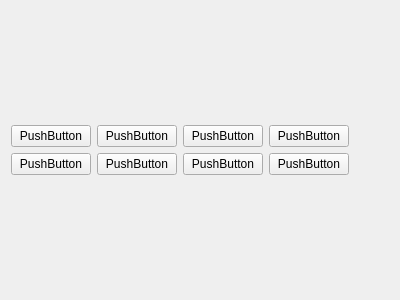
<?xml version="1.0" encoding="UTF-8"?>
<ui version="4.0">
 <class>Form</class>
 <widget class="QWidget" name="Form">
  <property name="geometry">
   <rect>
    <x>0</x>
    <y>0</y>
    <width>400</width>
    <height>300</height>
   </rect>
  </property>
  <property name="windowTitle">
   <string>Form</string>
  </property>
  <layout class="QGridLayout" name="gridLayout">
   <item row="0" column="0">
    <layout class="QGridLayout" name="gridLayout_13">
     <item row="1" column="0">
      <widget class="QPushButton" name="pushButton_6">
       <property name="text">
        <string>PushButton</string>
       </property>
      </widget>
     </item>
     <item row="0" column="0">
      <widget class="QPushButton" name="pushButton">
       <property name="text">
        <string>PushButton</string>
       </property>
      </widget>
     </item>
     <item row="0" column="3">
      <widget class="QPushButton" name="pushButton_7">
       <property name="text">
        <string>PushButton</string>
       </property>
      </widget>
     </item>
     <item row="1" column="3">
      <widget class="QPushButton" name="pushButton_8">
       <property name="text">
        <string>PushButton</string>
       </property>
      </widget>
     </item>
     <item row="1" column="1">
      <widget class="QPushButton" name="pushButton_2">
       <property name="text">
        <string>PushButton</string>
       </property>
      </widget>
     </item>
     <item row="1" column="2">
      <widget class="QPushButton" name="pushButton_4">
       <property name="text">
        <string>PushButton</string>
       </property>
      </widget>
     </item>
     <item row="0" column="5">
      <widget class="QWidget" name="widget" native="true"/>
     </item>
     <item row="1" column="5">
      <widget class="QWidget" name="widget_4" native="true"/>
     </item>
     <item row="0" column="2">
      <widget class="QPushButton" name="pushButton_5">
       <property name="text">
        <string>PushButton</string>
       </property>
      </widget>
     </item>
     <item row="0" column="1">
      <widget class="QPushButton" name="pushButton_3">
       <property name="text">
        <string>PushButton</string>
       </property>
      </widget>
     </item>
     <item row="0" column="4">
      <widget class="QWidget" name="widget_5" native="true"/>
     </item>
     <item row="1" column="4">
      <widget class="QWidget" name="widget_6" native="true"/>
     </item>
    </layout>
   </item>
  </layout>
 </widget>
 <resources/>
 <connections/>
</ui>
